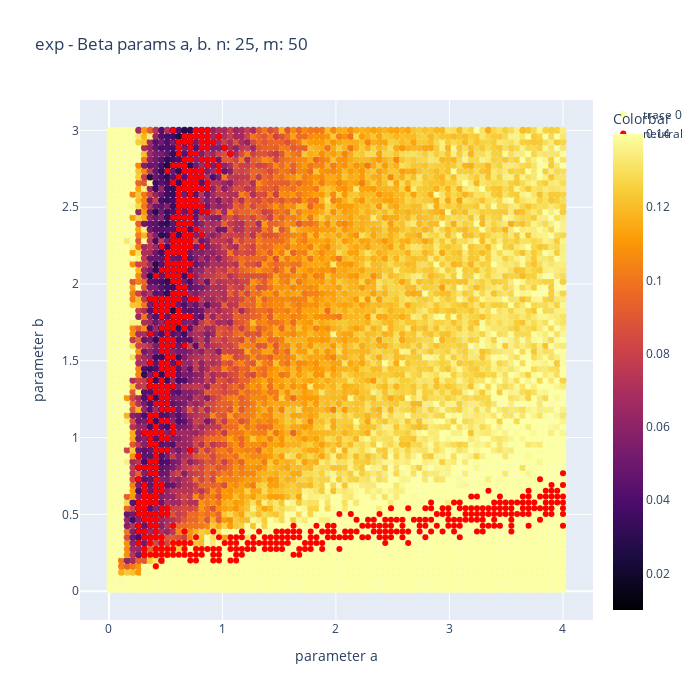
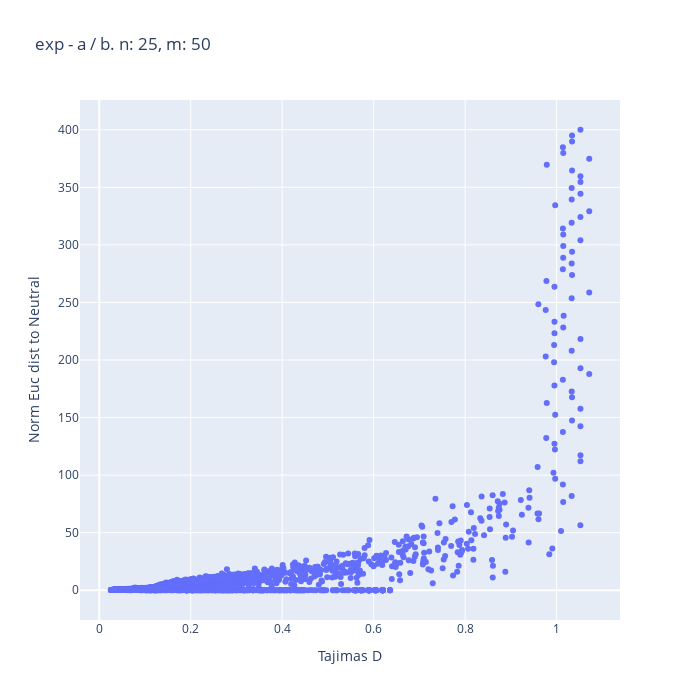

Write notebook code for charts like these, in order.
### Code cell
Stat= 'exp'

mean_stat= data_dicts[Stat]['mean']
which_0= [x for x in range(len(avector)) if abs(data_dicts['Taj']['mean'][x]) <= 0.005]

fig= [go.Scatter(
    x= avector,
    y= bvector,
    mode= 'markers',
    marker= {
        'color': np.array(mean_stat),
        "colorbar": dict(
            title="Colorbar"
        ),
        'colorscale': 'Inferno',
        'cmax': 0.14,
        'cmin': 0.01,
        'line': {'width': 0},
        'size': 7,
        'symbol': 'circle',
        "opacity": 1
    }
)]

############ 

fig_line= go.Scatter(
    x= [avector[x] for x in which_0],
    y= [bvector[x] for x in which_0],
    mode= 'markers',
    marker= {
        'color': "red"
    },
    name= 'neutral'
    
)

############
lina=np.linspace(range_a[0],range_a[1],Nsteps)
rate= 3.9
rate= 1 / rate


fig_approx= [go.Scatter(
    x= [lina[x] for x in range(len(lina)) if rate * lina[x] < max(bvector)],
    y= [rate * lina[x] for x in range(len(lina)) if rate * lina[x] < max(bvector)],
    mode= 'markers',
    marker= {
        'color': "black"
    },
    name= 'neutral'   
)]



fig.append(fig_line)
#fig.extend(fig_approx)

########################
########################

layout= go.Layout(
    title= '{} - Beta params a, b. n: {}, m: {}'.format(Stat, L, Sizes),
    xaxis= dict(
        title= 'parameter a'
    ),
    yaxis= dict(
        title= 'parameter b'
    ),
    height= 700,
    width= 700
)


Figure= go.Figure(data= fig,layout= layout)

iplot(Figure)

############
#############

fig= [go.Scatter(
    x= data_dicts['Taj']['mean'],
    y= data_dicts['exp']['mean'],
    mode= 'markers'
)]

fig= [go.Scatter(
    y= np.array(avector) / np.array(bvector),
    x= data_dicts['exp']['mean'],
    mode= 'markers'
)]


layout= go.Layout(
    title= '{} - a / b. n: {}, m: {}'.format(Stat, L, Sizes),
    xaxis= dict(
        title= 'Tajimas D'
    ),
    yaxis= dict(
        title= 'Norm Euc dist to Neutral'
    ),
    height= 700,
    width= 700
)

Figure= go.Figure(data= fig,layout= layout)

iplot(Figure)

### Figure 1 — Plotly figure (JSON) as saved in the notebook; plotly's stock layout.template omitted (floating-point values rounded to 4 significant figures; data arrays with more than 128 entries replaced by an {"elided": "..."} marker saying what was removed)
{"data": [{"marker": {"cmax": 0.14, "cmin": 0.01, "color": {"elided": "6400 float values"}, "colorbar": {"title": {"text": "Colorbar"}}, "colorscale": [[0, "#000004"], [0.1111, "#1b0c41"], [0.2222, "#4a0c6b"], [0.3333, "#781c6d"], [0.4444, "#a52c60"], [0.5556, "#cf4446"], [0.6667, "#ed6925"], [0.7778, "#fb9b06"], [0.8889, "#f7d13d"], [1, "#fcffa4"]], "line": {"width": 0}, "opacity": 1, "size": 7, "symbol": "circle"}, "mode": "markers", "type": "scatter", "x": {"elided": "6400 float values"}, "y": {"elided": "6400 float values"}}, {"marker": {"color": "red"}, "mode": "markers", "name": "neutral", "type": "scatter", "x": {"elided": "518 float values"}, "y": {"elided": "518 float values"}}], "layout": {"height": 700, "title": {"text": "exp - Beta params a, b. n: 25, m: 50"}, "width": 700, "xaxis": {"title": {"text": "parameter a"}}, "yaxis": {"title": {"text": "parameter b"}}}}

### Figure 2 — Plotly figure (JSON) as saved in the notebook; plotly's stock layout.template omitted (floating-point values rounded to 4 significant figures; data arrays with more than 128 entries replaced by an {"elided": "..."} marker saying what was removed)
{"data": [{"mode": "markers", "type": "scatter", "x": {"elided": "6400 float values"}, "y": {"elided": "6400 float values"}}], "layout": {"height": 700, "title": {"text": "exp - a / b. n: 25, m: 50"}, "width": 700, "xaxis": {"title": {"text": "Tajimas D"}}, "yaxis": {"title": {"text": "Norm Euc dist to Neutral"}}}}
